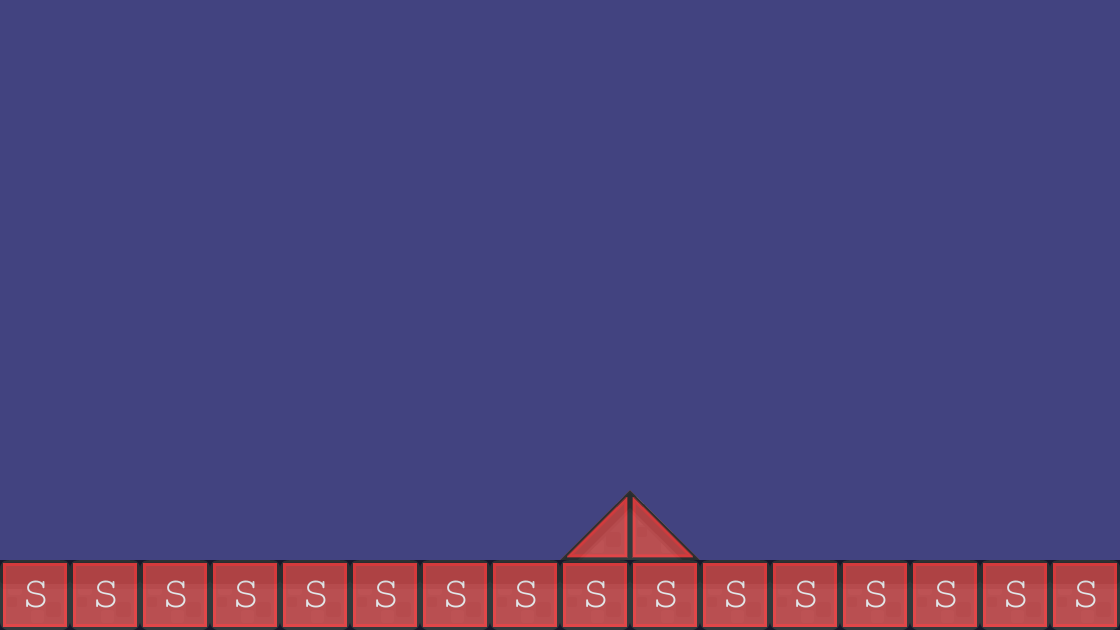

Rendered tile map (Tiled .tmx) drawn with the repository's tilesets; below, a short description and the map source with its tile grids summarised:
An orthogonal 16x9 tile map with 70x70 px tiles, 2 tile layers (background1, collision), 2 tilesets and 2 objects (PlayerBase, EnemyBase).

<map version="1.0" orientation="orthogonal" renderorder="right-down" width="16" height="9" tilewidth="70" tileheight="70" backgroundcolor="#424380">
 <tileset firstgid="1" name="background-tiles" tilewidth="70" tileheight="70">
  <image source="../img/background-tiles.png" width="910" height="910" />
 </tileset>
 <tileset firstgid="170" name="meta-tiles" tilewidth="70" tileheight="70">
  <image source="../img/meta-tiles.png" width="350" height="70" />
  <tile id="1">
   <properties>
    <property name="type" value="lslope" />
   </properties>
  </tile>
  <tile id="3">
   <properties>
    <property name="type" value="rslope" />
   </properties>
  </tile>
  <tile id="4">
   <properties>
    <property name="type" value="solid" />
   </properties>
  </tile>
 </tileset>
 <layer name="background1" width="16" height="9" opacity="0.9">
  <data>[144 cells, 18 non-empty, 3 distinct tile ids]</data>
 </layer>
 <layer name="collision" width="16" height="9" opacity="0.68">
  <data>[144 cells, 18 non-empty, 3 distinct tile ids]</data>
 </layer>
 <objectgroup name="BaseEntities">
  <object name="PlayerBase" x="140" y="422" width="70" height="140" />
  <object name="EnemyBase" x="908" y="419" width="76" height="138" />
 </objectgroup>
</map>
